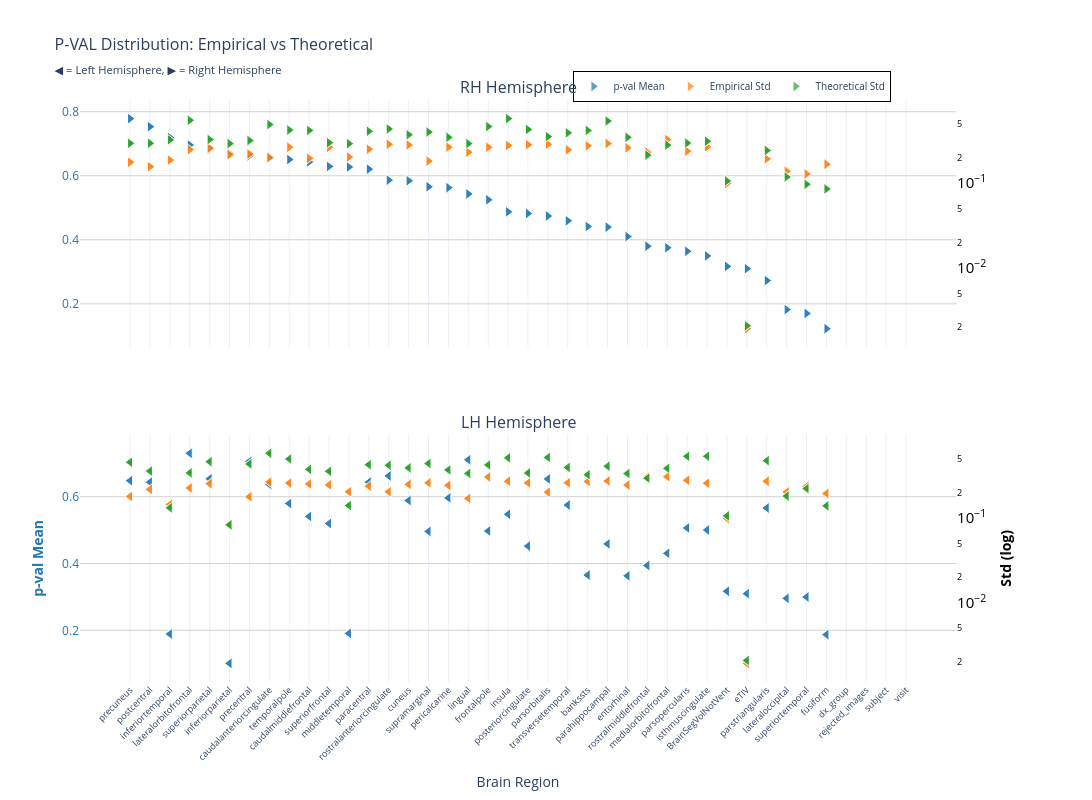
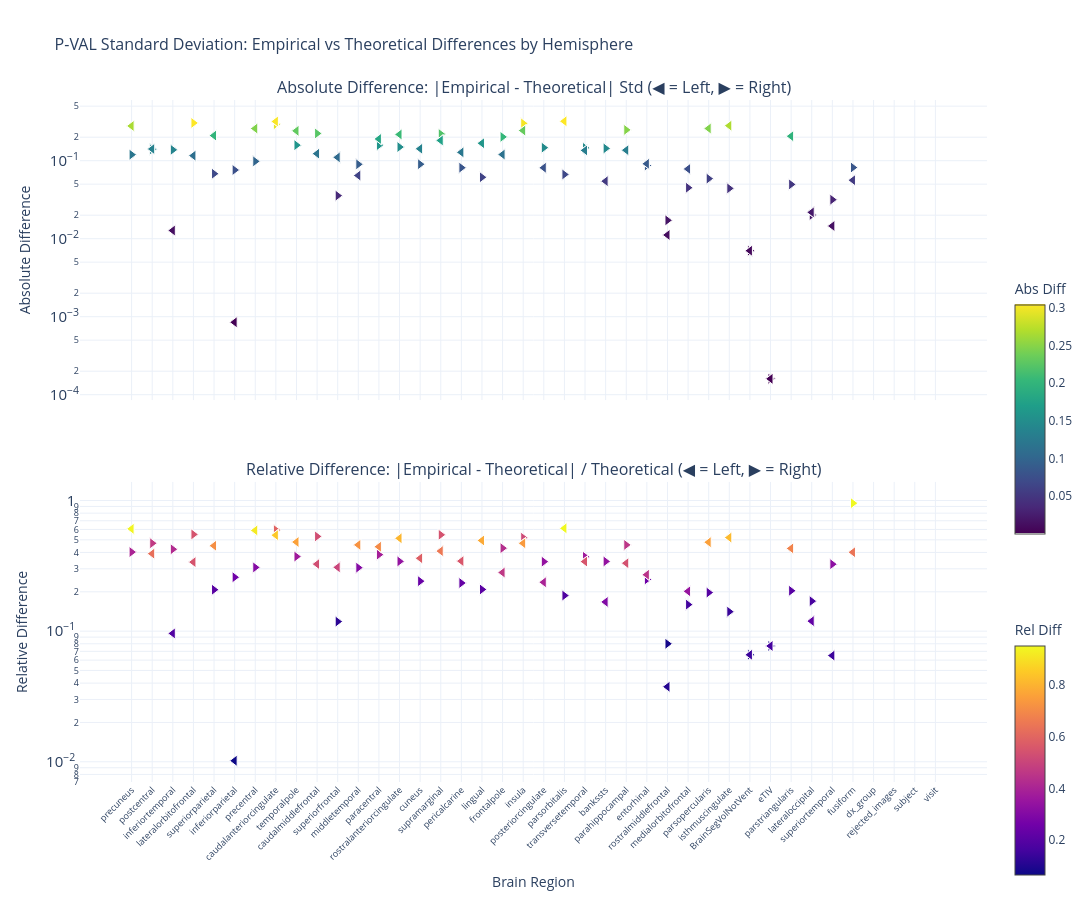

Here is the notebook cell these charts were saved with, in order:
### Markdown cell above
### p-value

### Code cell
nu_nav = df_npvr[(df_npvr["study"] == "longitudinal") & (df_npvr["group"] == "HC-PD")]
data_path = stats_dir / f"student_longitudinal_{METRIC}.parquet"
df, stats = get_test_stats(
    data_path, stat_functions_F, nu_nav, hemisphere=True, study="longitudinal"
)
show_figure(
    stats, hemisphere=True, stat_name="p-val", study="longitudinal", metric=METRIC
)

### Figure 1 — Plotly figure (JSON) as saved in the notebook; plotly's stock layout.template omitted (floating-point values rounded to 4 significant figures)
{"data": [{"hovertemplate": "<b>%{x}</b><br>Mean p-val: %{y:.2f}<br><extra></extra>", "legendgroup": "mean", "marker": {"color": "#1f77b4", "line": {"color": "white", "width": 1}, "opacity": 0.7, "size": 10, "symbol": "triangle-right"}, "mode": "markers", "name": "p-val Mean", "showlegend": true, "type": "scatter", "x": ["precuneus", "precuneus", "postcentral", "postcentral", "inferiortemporal", "inferiortemporal", "lateralorbitofrontal", "lateralorbitofrontal", "superiorparietal", "superiorparietal", "inferiorparietal", "inferiorparietal", "precentral", "precentral", "caudalanteriorcingulate", "caudalanteriorcingulate", "temporalpole", "temporalpole", "caudalmiddlefrontal", "caudalmiddlefrontal", "superiorfrontal", "superiorfrontal", "middletemporal", "middletemporal", "paracentral", "paracentral", "rostralanteriorcingulate", "rostralanteriorcingulate", "cuneus", "cuneus", "supramarginal", "supramarginal", "pericalcarine", "pericalcarine", "lingual", "lingual", "frontalpole", "frontalpole", "insula", "insula", "posteriorcingulate", "posteriorcingulate", "parsorbitalis", "parsorbitalis", "transversetemporal", "transversetemporal", "bankssts", "bankssts", "parahippocampal", "parahippocampal", "entorhinal", "entorhinal", "rostralmiddlefrontal", "rostralmiddlefrontal", "medialorbitofrontal", "medialorbitofrontal", "parsopercularis", "parsopercularis", "isthmuscingulate", "isthmuscingulate", "BrainSegVolNotVent", "BrainSegVolNotVent", "eTIV", "eTIV", "parstriangularis", "parstriangularis", "lateraloccipital", "lateraloccipital", "superiortemporal", "superiortemporal", "fusiform", "fusiform", "dx_group", "rejected_images", "subject", "visit"], "xaxis": "x", "y": [0.7785, 0.7785, 0.7534, 0.7534, 0.7197, 0.7197, 0.6961, 0.6961, 0.683, 0.683, 0.6699, 0.6699, 0.6625, 0.6625, 0.6591, 0.6591, 0.6507, 0.6507, 0.6434, 0.6434, 0.6291, 0.6291, 0.6272, 0.6272, 0.6207, 0.6207, 0.5862, 0.5862, 0.5844, 0.5844, 0.5655, 0.5655, 0.5628, 0.5628, 0.5432, 0.5432, 0.5249, 0.5249, 0.4874, 0.4874, 0.4821, 0.4821, 0.4743, 0.4743, 0.4592, 0.4592, 0.4415, 0.4415, 0.4396, 0.4396, 0.4102, 0.4102, 0.38, 0.38, 0.3752, 0.3752, 0.364, 0.364, 0.3496, 0.3496, 0.3169, 0.3169, 0.3098, 0.3098, 0.2726, 0.2726, 0.1819, 0.1819, 0.1699, 0.1699, 0.1222, 0.1222, NaN, NaN, NaN, NaN], "yaxis": "y"}, {"hovertemplate": "<b>%{x}</b><br>Empirical Std: %{y:.3f}<br><extra></extra>", "legendgroup": "empirical", "marker": {"color": "#ff7f0e", "line": {"color": "white", "width": 1}, "opacity": 0.7, "size": 10, "symbol": "triangle-right"}, "mode": "markers", "name": "Empirical Std", "showlegend": true, "type": "scatter", "x": ["precuneus", "precuneus", "postcentral", "postcentral", "inferiortemporal", "inferiortemporal", "lateralorbitofrontal", "lateralorbitofrontal", "superiorparietal", "superiorparietal", "inferiorparietal", "inferiorparietal", "precentral", "precentral", "caudalanteriorcingulate", "caudalanteriorcingulate", "temporalpole", "temporalpole", "caudalmiddlefrontal", "caudalmiddlefrontal", "superiorfrontal", "superiorfrontal", "middletemporal", "middletemporal", "paracentral", "paracentral", "rostralanteriorcingulate", "rostralanteriorcingulate", "cuneus", "cuneus", "supramarginal", "supramarginal", "pericalcarine", "pericalcarine", "lingual", "lingual", "frontalpole", "frontalpole", "insula", "insula", "posteriorcingulate", "posteriorcingulate", "parsorbitalis", "parsorbitalis", "transversetemporal", "transversetemporal", "bankssts", "bankssts", "parahippocampal", "parahippocampal", "entorhinal", "entorhinal", "rostralmiddlefrontal", "rostralmiddlefrontal", "medialorbitofrontal", "medialorbitofrontal", "parsopercularis", "parsopercularis", "isthmuscingulate", "isthmuscingulate", "BrainSegVolNotVent", "BrainSegVolNotVent", "eTIV", "eTIV", "parstriangularis", "parstriangularis", "lateraloccipital", "lateraloccipital", "superiortemporal", "superiortemporal", "fusiform", "fusiform", "dx_group", "rejected_images", "subject", "visit"], "xaxis": "x", "y": [0.1768, 0.1768, 0.157, 0.157, 0.1875, 0.1875, 0.2492, 0.2492, 0.2599, 0.2599, 0.2178, 0.2178, 0.221, 0.221, 0.2004, 0.2004, 0.2667, 0.2667, 0.1972, 0.1972, 0.2654, 0.2654, 0.2036, 0.2036, 0.2526, 0.2526, 0.2878, 0.2878, 0.2835, 0.2835, 0.1826, 0.1826, 0.2667, 0.2667, 0.2327, 0.2327, 0.2655, 0.2655, 0.2787, 0.2787, 0.2846, 0.2846, 0.289, 0.289, 0.2475, 0.2475, 0.2768, 0.2768, 0.2946, 0.2946, 0.2617, 0.2617, 0.232, 0.232, 0.3271, 0.3271, 0.2395, 0.2395, 0.2692, 0.2692, 0.09936, 0.09936, 0.001915, 0.001915, 0.1941, 0.1941, 0.1387, 0.1387, 0.1288, 0.1288, 0.1673, 0.1673, NaN, NaN, NaN, NaN], "yaxis": "y2"}, {"error_y": {"array": [0.005886, 0.005886, 0.005896, 0.005896, 0.006462, 0.006462, 0.01101, 0.01101, 0.006517, 0.006517, 0.005837, 0.005837, 0.00634, 0.00634, 0.009807, 0.009807, 0.008441, 0.008441, 0.008357, 0.008357, 0.005982, 0.005982, 0.005831, 0.005831, 0.008162, 0.008162, 0.008691, 0.008691, 0.007425, 0.007425, 0.007993, 0.007993, 0.006914, 0.006914, 0.005841, 0.005841, 0.009285, 0.009285, 0.01151, 0.01151, 0.008572, 0.008572, 0.007064, 0.007064, 0.00782, 0.00782, 0.008354, 0.008354, 0.01078, 0.01078, 0.006922, 0.006922, 0.004268, 0.004268, 0.005605, 0.005605, 0.005929, 0.005929, 0.006225, 0.006225, 0.002114, 0.002114, 4.122e-05, 4.122e-05, 0.004843, 0.004843, 0.002355, 0.002355, 0.001931, 0.001931, 0.001701, 0.001701, NaN, NaN, NaN, NaN], "arrayminus": [0.005769, 0.005769, 0.005779, 0.005779, 0.006333, 0.006333, 0.01079, 0.01079, 0.006388, 0.006388, 0.005721, 0.005721, 0.006214, 0.006214, 0.009612, 0.009612, 0.008273, 0.008273, 0.008191, 0.008191, 0.005863, 0.005863, 0.005715, 0.005715, 0.008, 0.008, 0.008519, 0.008519, 0.007277, 0.007277, 0.007834, 0.007834, 0.006777, 0.006777, 0.005725, 0.005725, 0.009101, 0.009101, 0.01128, 0.01128, 0.008402, 0.008402, 0.006924, 0.006924, 0.007665, 0.007665, 0.008189, 0.008189, 0.01057, 0.01057, 0.006785, 0.006785, 0.004184, 0.004184, 0.005494, 0.005494, 0.005812, 0.005812, 0.006102, 0.006102, 0.002072, 0.002072, 4.04e-05, 4.04e-05, 0.004747, 0.004747, 0.002309, 0.002309, 0.001893, 0.001893, 0.001668, 0.001668, NaN, NaN, NaN, NaN], "color": "#2ca02c", "thickness": 1, "type": "data", "visible": true, "width": 2}, "hovertemplate": "<b>%{x}</b><br>Theoretical Std: %{y:.3f}<br><extra></extra>", "legendgroup": "theoretical", "marker": {"color": "#2ca02c", "line": {"color": "white", "width": 1}, "opacity": 0.7, "size": 10, "symbol": "triangle-right"}, "mode": "markers", "name": "Theoretical Std", "showlegend": true, "type": "scatter", "x": ["precuneus", "precuneus", "postcentral", "postcentral", "inferiortemporal", "inferiortemporal", "lateralorbitofrontal", "lateralorbitofrontal", "superiorparietal", "superiorparietal", "inferiorparietal", "inferiorparietal", "precentral", "precentral", "caudalanteriorcingulate", "caudalanteriorcingulate", "temporalpole", "temporalpole", "caudalmiddlefrontal", "caudalmiddlefrontal", "superiorfrontal", "superiorfrontal", "middletemporal", "middletemporal", "paracentral", "paracentral", "rostralanteriorcingulate", "rostralanteriorcingulate", "cuneus", "cuneus", "supramarginal", "supramarginal", "pericalcarine", "pericalcarine", "lingual", "lingual", "frontalpole", "frontalpole", "insula", "insula", "posteriorcingulate", "posteriorcingulate", "parsorbitalis", "parsorbitalis", "transversetemporal", "transversetemporal", "bankssts", "bankssts", "parahippocampal", "parahippocampal", "entorhinal", "entorhinal", "rostralmiddlefrontal", "rostralmiddlefrontal", "medialorbitofrontal", "medialorbitofrontal", "parsopercularis", "parsopercularis", "isthmuscingulate", "isthmuscingulate", "BrainSegVolNotVent", "BrainSegVolNotVent", "eTIV", "eTIV", "parstriangularis", "parstriangularis", "lateraloccipital", "lateraloccipital", "superiortemporal", "superiortemporal", "fusiform", "fusiform", "dx_group", "rejected_images", "subject", "visit"], "xaxis": "x", "y": [0.2962, 0.2962, 0.2967, 0.2967, 0.3252, 0.3252, 0.5539, 0.5539, 0.328, 0.328, 0.2938, 0.2938, 0.3191, 0.3191, 0.4936, 0.4936, 0.4248, 0.4248, 0.4206, 0.4206, 0.3011, 0.3011, 0.2935, 0.2935, 0.4108, 0.4108, 0.4374, 0.4374, 0.3737, 0.3737, 0.4023, 0.4023, 0.348, 0.348, 0.294, 0.294, 0.4673, 0.4673, 0.5794, 0.5794, 0.4314, 0.4314, 0.3555, 0.3555, 0.3936, 0.3936, 0.4205, 0.4205, 0.5426, 0.5426, 0.3484, 0.3484, 0.2148, 0.2148, 0.2821, 0.2821, 0.2984, 0.2984, 0.3133, 0.3133, 0.1064, 0.1064, 0.002075, 0.002075, 0.2437, 0.2437, 0.1185, 0.1185, 0.09719, 0.09719, 0.08563, 0.08563, NaN, NaN, NaN, NaN], "yaxis": "y2"}, {"hovertemplate": "<b>%{x}</b><br>Mean p-val: %{y:.2f}<br><extra></extra>", "legendgroup": "mean", "marker": {"color": "#1f77b4", "line": {"color": "white", "width": 1}, "opacity": 0.7, "size": 10, "symbol": "triangle-left"}, "mode": "markers", "name": "p-val Mean", "showlegend": false, "type": "scatter", "x": ["lateralorbitofrontal", "lateralorbitofrontal", "lingual", "lingual", "precentral", "precentral", "rostralanteriorcingulate", "rostralanteriorcingulate", "superiorparietal", "superiorparietal", "parsorbitalis", "parsorbitalis", "precuneus", "precuneus", "postcentral", "postcentral", "paracentral", "paracentral", "caudalanteriorcingulate", "caudalanteriorcingulate", "pericalcarine", "pericalcarine", "cuneus", "cuneus", "temporalpole", "temporalpole", "transversetemporal", "transversetemporal", "parstriangularis", "parstriangularis", "insula", "insula", "caudalmiddlefrontal", "caudalmiddlefrontal", "superiorfrontal", "superiorfrontal", "parsopercularis", "parsopercularis", "isthmuscingulate", "isthmuscingulate", "frontalpole", "frontalpole", "supramarginal", "supramarginal", "parahippocampal", "parahippocampal", "posteriorcingulate", "posteriorcingulate", "medialorbitofrontal", "medialorbitofrontal", "rostralmiddlefrontal", "rostralmiddlefrontal", "bankssts", "bankssts", "entorhinal", "entorhinal", "BrainSegVolNotVent", "BrainSegVolNotVent", "eTIV", "eTIV", "superiortemporal", "superiortemporal", "lateraloccipital", "lateraloccipital", "middletemporal", "middletemporal", "inferiortemporal", "inferiortemporal", "fusiform", "fusiform", "inferiorparietal", "inferiorparietal", "dx_group", "rejected_images", "subject", "visit"], "xaxis": "x2", "y": [0.7299, 0.7299, 0.7103, 0.7103, 0.7058, 0.7058, 0.6622, 0.6622, 0.6534, 0.6534, 0.6531, 0.6531, 0.6479, 0.6479, 0.6435, 0.6435, 0.6435, 0.6435, 0.6367, 0.6367, 0.5962, 0.5962, 0.5886, 0.5886, 0.5796, 0.5796, 0.575, 0.575, 0.566, 0.566, 0.5473, 0.5473, 0.5408, 0.5408, 0.5198, 0.5198, 0.5064, 0.5064, 0.5003, 0.5003, 0.4973, 0.4973, 0.496, 0.496, 0.4586, 0.4586, 0.4521, 0.4521, 0.4304, 0.4304, 0.3939, 0.3939, 0.3653, 0.3653, 0.363, 0.363, 0.3169, 0.3169, 0.3098, 0.3098, 0.2999, 0.2999, 0.2957, 0.2957, 0.1909, 0.1909, 0.1889, 0.1889, 0.1872, 0.1872, 0.1011, 0.1011, NaN, NaN, NaN, NaN], "yaxis": "y3"}, {"hovertemplate": "<b>%{x}</b><br>Empirical Std: %{y:.3f}<br><extra></extra>", "legendgroup": "empirical", "marker": {"color": "#ff7f0e", "line": {"color": "white", "width": 1}, "opacity": 0.7, "size": 10, "symbol": "triangle-left"}, "mode": "markers", "name": "Empirical Std", "showlegend": false, "type": "scatter", "x": ["lateralorbitofrontal", "lateralorbitofrontal", "lingual", "lingual", "precentral", "precentral", "rostralanteriorcingulate", "rostralanteriorcingulate", "superiorparietal", "superiorparietal", "parsorbitalis", "parsorbitalis", "precuneus", "precuneus", "postcentral", "postcentral", "paracentral", "paracentral", "caudalanteriorcingulate", "caudalanteriorcingulate", "pericalcarine", "pericalcarine", "cuneus", "cuneus", "temporalpole", "temporalpole", "transversetemporal", "transversetemporal", "parstriangularis", "parstriangularis", "insula", "insula", "caudalmiddlefrontal", "caudalmiddlefrontal", "superiorfrontal", "superiorfrontal", "parsopercularis", "parsopercularis", "isthmuscingulate", "isthmuscingulate", "frontalpole", "frontalpole", "supramarginal", "supramarginal", "parahippocampal", "parahippocampal", "posteriorcingulate", "posteriorcingulate", "medialorbitofrontal", "medialorbitofrontal", "rostralmiddlefrontal", "rostralmiddlefrontal", "bankssts", "bankssts", "entorhinal", "entorhinal", "BrainSegVolNotVent", "BrainSegVolNotVent", "eTIV", "eTIV", "superiortemporal", "superiortemporal", "lateraloccipital", "lateraloccipital", "middletemporal", "middletemporal", "inferiortemporal", "inferiortemporal", "fusiform", "fusiform", "inferiorparietal", "inferiorparietal", "dx_group", "rejected_images", "subject", "visit"], "xaxis": "x2", "y": [0.2275, 0.2275, 0.1712, 0.1712, 0.1792, 0.1792, 0.2053, 0.2053, 0.2559, 0.2559, 0.2028, 0.2028, 0.1806, 0.1806, 0.2193, 0.2193, 0.2391, 0.2391, 0.2677, 0.2677, 0.2443, 0.2443, 0.2513, 0.2513, 0.26, 0.26, 0.2623, 0.2623, 0.2732, 0.2732, 0.2738, 0.2738, 0.2545, 0.2545, 0.2481, 0.2481, 0.2806, 0.2806, 0.2592, 0.2592, 0.3069, 0.3069, 0.2617, 0.2617, 0.2752, 0.2752, 0.2615, 0.2615, 0.3099, 0.3099, 0.3086, 0.3086, 0.2718, 0.2718, 0.2464, 0.2464, 0.09936, 0.09936, 0.001915, 0.001915, 0.2384, 0.2384, 0.2041, 0.2041, 0.2057, 0.2057, 0.1453, 0.1453, 0.1961, 0.1961, 0.08414, 0.08414, NaN, NaN, NaN, NaN], "yaxis": "y4"}, {"error_y": {"array": [0.006825, 0.006825, 0.006727, 0.006727, 0.008692, 0.008692, 0.008388, 0.008388, 0.009253, 0.009253, 0.01039, 0.01039, 0.009125, 0.009125, 0.007165, 0.007165, 0.008526, 0.008526, 0.01164, 0.01164, 0.007397, 0.007397, 0.007818, 0.007818, 0.009959, 0.009959, 0.007906, 0.007906, 0.009521, 0.009521, 0.01027, 0.01027, 0.007502, 0.007502, 0.007122, 0.007122, 0.01071, 0.01071, 0.01074, 0.01074, 0.008481, 0.008481, 0.008814, 0.008814, 0.008179, 0.008179, 0.006807, 0.006807, 0.007715, 0.007715, 0.00591, 0.00591, 0.006487, 0.006487, 0.006709, 0.006709, 0.002114, 0.002114, 4.122e-05, 4.122e-05, 0.004447, 0.004447, 0.003623, 0.003623, 0.002804, 0.002804, 0.002634, 0.002634, 0.00278, 0.00278, 0.001655, 0.001655, NaN, NaN, NaN, NaN], "arrayminus": [0.00669, 0.00669, 0.006594, 0.006594, 0.00852, 0.00852, 0.008222, 0.008222, 0.00907, 0.00907, 0.01019, 0.01019, 0.008944, 0.008944, 0.007023, 0.007023, 0.008357, 0.008357, 0.01141, 0.01141, 0.00725, 0.00725, 0.007663, 0.007663, 0.009762, 0.009762, 0.007749, 0.007749, 0.009332, 0.009332, 0.01007, 0.01007, 0.007353, 0.007353, 0.00698, 0.00698, 0.0105, 0.0105, 0.01052, 0.01052, 0.008312, 0.008312, 0.008639, 0.008639, 0.008016, 0.008016, 0.006672, 0.006672, 0.007562, 0.007562, 0.005792, 0.005792, 0.006358, 0.006358, 0.006576, 0.006576, 0.002072, 0.002072, 4.04e-05, 4.04e-05, 0.004359, 0.004359, 0.003551, 0.003551, 0.002749, 0.002749, 0.002581, 0.002581, 0.002725, 0.002725, 0.001622, 0.001622, NaN, NaN, NaN, NaN], "color": "#2ca02c", "thickness": 1, "type": "data", "visible": true, "width": 2}, "hovertemplate": "<b>%{x}</b><br>Theoretical Std: %{y:.3f}<br><extra></extra>", "legendgroup": "theoretical", "marker": {"color": "#2ca02c", "line": {"color": "white", "width": 1}, "opacity": 0.7, "size": 10, "symbol": "triangle-left"}, "mode": "markers", "name": "Theoretical Std", "showlegend": false, "type": "scatter", "x": ["lateralorbitofrontal", "lateralorbitofrontal", "lingual", "lingual", "precentral", "precentral", "rostralanteriorcingulate", "rostralanteriorcingulate", "superiorparietal", "superiorparietal", "parsorbitalis", "parsorbitalis", "precuneus", "precuneus", "postcentral", "postcentral", "paracentral", "paracentral", "caudalanteriorcingulate", "caudalanteriorcingulate", "pericalcarine", "pericalcarine", "cuneus", "cuneus", "temporalpole", "temporalpole", "transversetemporal", "transversetemporal", "parstriangularis", "parstriangularis", "insula", "insula", "caudalmiddlefrontal", "caudalmiddlefrontal", "superiorfrontal", "superiorfrontal", "parsopercularis", "parsopercularis", "isthmuscingulate", "isthmuscingulate", "frontalpole", "frontalpole", "supramarginal", "supramarginal", "parahippocampal", "parahippocampal", "posteriorcingulate", "posteriorcingulate", "medialorbitofrontal", "medialorbitofrontal", "rostralmiddlefrontal", "rostralmiddlefrontal", "bankssts", "bankssts", "entorhinal", "entorhinal", "BrainSegVolNotVent", "BrainSegVolNotVent", "eTIV", "eTIV", "superiortemporal", "superiortemporal", "lateraloccipital", "lateraloccipital", "middletemporal", "middletemporal", "inferiortemporal", "inferiortemporal", "fusiform", "fusiform", "inferiorparietal", "inferiorparietal", "dx_group", "rejected_images", "subject", "visit"], "xaxis": "x2", "y": [0.3435, 0.3435, 0.3386, 0.3386, 0.4375, 0.4375, 0.4222, 0.4222, 0.4657, 0.4657, 0.523, 0.523, 0.4592, 0.4592, 0.3606, 0.3606, 0.4291, 0.4291, 0.5859, 0.5859, 0.3723, 0.3723, 0.3935, 0.3935, 0.5012, 0.5012, 0.3979, 0.3979, 0.4792, 0.4792, 0.517, 0.517, 0.3775, 0.3775, 0.3584, 0.3584, 0.5392, 0.5392, 0.5404, 0.5404, 0.4268, 0.4268, 0.4436, 0.4436, 0.4116, 0.4116, 0.3426, 0.3426, 0.3883, 0.3883, 0.2974, 0.2974, 0.3265, 0.3265, 0.3376, 0.3376, 0.1064, 0.1064, 0.002075, 0.002075, 0.2238, 0.2238, 0.1823, 0.1823, 0.1411, 0.1411, 0.1325, 0.1325, 0.1399, 0.1399, 0.08329, 0.08329, NaN, NaN, NaN, NaN], "yaxis": "y4"}], "layout": {"annotations": [{"font": {"size": 16}, "showarrow": false, "text": "RH Hemisphere", "x": 0.47, "xanchor": "center", "xref": "paper", "y": 1, "yanchor": "bottom", "yref": "paper"}, {"font": {"size": 16}, "showarrow": false, "text": "LH Hemisphere", "x": 0.47, "xanchor": "center", "xref": "paper", "y": 0.425, "yanchor": "bottom", "yref": "paper"}], "height": 800, "hovermode": "x", "legend": {"bgcolor": "rgba(255, 255, 255, 0.9)", "bordercolor": "black", "borderwidth": 1, "font": {"size": 10}, "orientation": "h", "x": 0.7, "xanchor": "center", "y": 1.05}, "title": {"font": {"size": 16}, "text": "P-VAL Distribution: Empirical vs Theoretical<br><sub>◀ = Left Hemisphere, ▶ = Right Hemisphere</sub>"}, "width": 1400, "xaxis": {"anchor": "y", "domain": [0, 0.94], "matches": "x2", "showticklabels": false}, "xaxis2": {"anchor": "y3", "domain": [0, 0.94], "tickangle": -45, "tickfont": {"size": 9}, "title": {"text": "Brain Region"}}, "yaxis": {"anchor": "x", "domain": [0.575, 1], "gridcolor": "lightgray", "showgrid": true, "tickfont": {"color": "#1f77b4"}, "title": {"font": {"color": "#1f77b4"}, "text": ""}}, "yaxis2": {"anchor": "x", "exponentformat": "power", "overlaying": "y", "showgrid": false, "side": "right", "tickfont": {"color": "black"}, "title": {"font": {"color": "black"}, "text": ""}, "type": "log"}, "yaxis3": {"anchor": "x2", "domain": [0, 0.425], "gridcolor": "lightgray", "showgrid": true, "tickfont": {"color": "#1f77b4"}, "title": {"font": {"color": "#1f77b4"}, "text": "<b>p-val Mean</b>"}}, "yaxis4": {"anchor": "x2", "exponentformat": "power", "overlaying": "y3", "showgrid": false, "side": "right", "tickfont": {"color": "black"}, "title": {"font": {"color": "black"}, "text": "<b>Std (log)</b>"}, "type": "log"}}}

### Figure 2 — Plotly figure (JSON) as saved in the notebook; plotly's stock layout.template omitted (floating-point values rounded to 4 significant figures)
{"data": [{"hovertemplate": "<b>%{x}</b><br>Hemisphere: %{text}<br>Abs Diff: %{y:.4f}<br><extra></extra>", "legendgroup": "abs_rh", "marker": {"color": [0.1194, 0.1194, 0.1397, 0.1397, 0.1377, 0.1377, 0.3047, 0.3047, 0.06806, 0.06806, 0.07595, 0.07595, 0.09809, 0.09809, 0.2932, 0.2932, 0.1581, 0.1581, 0.2234, 0.2234, 0.03563, 0.03563, 0.08984, 0.08984, 0.1582, 0.1582, 0.1496, 0.1496, 0.09015, 0.09015, 0.2197, 0.2197, 0.0813, 0.0813, 0.06128, 0.06128, 0.2018, 0.2018, 0.3007, 0.3007, 0.1468, 0.1468, 0.06659, 0.06659, 0.1461, 0.1461, 0.1437, 0.1437, 0.2481, 0.2481, 0.08671, 0.08671, 0.01719, 0.01719, 0.04501, 0.04501, 0.05888, 0.05888, 0.04415, 0.04415, 0.007009, 0.007009, 0.0001597, 0.0001597, 0.04964, 0.04964, 0.02012, 0.02012, 0.03164, 0.03164, 0.0817, 0.0817, NaN, NaN, NaN, NaN], "colorbar": {"len": 0.4, "title": {"text": "Abs Diff"}, "y": 0.75, "yanchor": "top"}, "colorscale": [[0, "#440154"], [0.1111, "#482878"], [0.2222, "#3e4989"], [0.3333, "#31688e"], [0.4444, "#26828e"], [0.5556, "#1f9e89"], [0.6667, "#35b779"], [0.7778, "#6ece58"], [0.8889, "#b5de2b"], [1, "#fde725"]], "line": {"color": "white", "width": 1}, "showscale": true, "size": 10, "symbol": "triangle-right"}, "mode": "markers", "name": "Absolute (rh)", "showlegend": false, "text": ["rh", "rh", "rh", "rh", "rh", "rh", "rh", "rh", "rh", "rh", "rh", "rh", "rh", "rh", "rh", "rh", "rh", "rh", "rh", "rh", "rh", "rh", "rh", "rh", "rh", "rh", "rh", "rh", "rh", "rh", "rh", "rh", "rh", "rh", "rh", "rh", "rh", "rh", "rh", "rh", "rh", "rh", "rh", "rh", "rh", "rh", "rh", "rh", "rh", "rh", "rh", "rh", "rh", "rh", "rh", "rh", "rh", "rh", "rh", "rh", "rh", "rh", "rh", "rh", "rh", "rh", "rh", "rh", "rh", "rh", "rh", "rh", "rh", "rh", "rh", "rh"], "type": "scatter", "x": ["precuneus", "precuneus", "postcentral", "postcentral", "inferiortemporal", "inferiortemporal", "lateralorbitofrontal", "lateralorbitofrontal", "superiorparietal", "superiorparietal", "inferiorparietal", "inferiorparietal", "precentral", "precentral", "caudalanteriorcingulate", "caudalanteriorcingulate", "temporalpole", "temporalpole", "caudalmiddlefrontal", "caudalmiddlefrontal", "superiorfrontal", "superiorfrontal", "middletemporal", "middletemporal", "paracentral", "paracentral", "rostralanteriorcingulate", "rostralanteriorcingulate", "cuneus", "cuneus", "supramarginal", "supramarginal", "pericalcarine", "pericalcarine", "lingual", "lingual", "frontalpole", "frontalpole", "insula", "insula", "posteriorcingulate", "posteriorcingulate", "parsorbitalis", "parsorbitalis", "transversetemporal", "transversetemporal", "bankssts", "bankssts", "parahippocampal", "parahippocampal", "entorhinal", "entorhinal", "rostralmiddlefrontal", "rostralmiddlefrontal", "medialorbitofrontal", "medialorbitofrontal", "parsopercularis", "parsopercularis", "isthmuscingulate", "isthmuscingulate", "BrainSegVolNotVent", "BrainSegVolNotVent", "eTIV", "eTIV", "parstriangularis", "parstriangularis", "lateraloccipital", "lateraloccipital", "superiortemporal", "superiortemporal", "fusiform", "fusiform", "dx_group", "rejected_images", "subject", "visit"], "xaxis": "x", "y": [0.1194, 0.1194, 0.1397, 0.1397, 0.1377, 0.1377, 0.3047, 0.3047, 0.06806, 0.06806, 0.07595, 0.07595, 0.09809, 0.09809, 0.2932, 0.2932, 0.1581, 0.1581, 0.2234, 0.2234, 0.03563, 0.03563, 0.08984, 0.08984, 0.1582, 0.1582, 0.1496, 0.1496, 0.09015, 0.09015, 0.2197, 0.2197, 0.0813, 0.0813, 0.06128, 0.06128, 0.2018, 0.2018, 0.3007, 0.3007, 0.1468, 0.1468, 0.06659, 0.06659, 0.1461, 0.1461, 0.1437, 0.1437, 0.2481, 0.2481, 0.08671, 0.08671, 0.01719, 0.01719, 0.04501, 0.04501, 0.05888, 0.05888, 0.04415, 0.04415, 0.007009, 0.007009, 0.0001597, 0.0001597, 0.04964, 0.04964, 0.02012, 0.02012, 0.03164, 0.03164, 0.0817, 0.0817, NaN, NaN, NaN, NaN], "yaxis": "y"}, {"hovertemplate": "<b>%{x}</b><br>Hemisphere: %{text}<br>Rel Diff: %{y:.2%}<br><extra></extra>", "legendgroup": "rel_rh", "marker": {"color": [0.4031, 0.4031, 0.4707, 0.4707, 0.4234, 0.4234, 0.5502, 0.5502, 0.2075, 0.2075, 0.2586, 0.2586, 0.3074, 0.3074, 0.594, 0.594, 0.3723, 0.3723, 0.5311, 0.5311, 0.1183, 0.1183, 0.3061, 0.3061, 0.3851, 0.3851, 0.342, 0.342, 0.2413, 0.2413, 0.5461, 0.5461, 0.2336, 0.2336, 0.2085, 0.2085, 0.4318, 0.4318, 0.519, 0.519, 0.3403, 0.3403, 0.1873, 0.1873, 0.3711, 0.3711, 0.3417, 0.3417, 0.4571, 0.4571, 0.2489, 0.2489, 0.08, 0.08, 0.1596, 0.1596, 0.1973, 0.1973, 0.1409, 0.1409, 0.06589, 0.06589, 0.07699, 0.07699, 0.2037, 0.2037, 0.1697, 0.1697, 0.3255, 0.3255, 0.9541, 0.9541, NaN, NaN, NaN, NaN], "colorbar": {"len": 0.4, "title": {"text": "Rel Diff"}, "y": 0.25, "yanchor": "top"}, "colorscale": [[0, "#0d0887"], [0.1111, "#46039f"], [0.2222, "#7201a8"], [0.3333, "#9c179e"], [0.4444, "#bd3786"], [0.5556, "#d8576b"], [0.6667, "#ed7953"], [0.7778, "#fb9f3a"], [0.8889, "#fdca26"], [1, "#f0f921"]], "line": {"color": "white", "width": 1}, "showscale": true, "size": 10, "symbol": "triangle-right"}, "mode": "markers", "name": "Relative (rh)", "showlegend": false, "text": ["rh", "rh", "rh", "rh", "rh", "rh", "rh", "rh", "rh", "rh", "rh", "rh", "rh", "rh", "rh", "rh", "rh", "rh", "rh", "rh", "rh", "rh", "rh", "rh", "rh", "rh", "rh", "rh", "rh", "rh", "rh", "rh", "rh", "rh", "rh", "rh", "rh", "rh", "rh", "rh", "rh", "rh", "rh", "rh", "rh", "rh", "rh", "rh", "rh", "rh", "rh", "rh", "rh", "rh", "rh", "rh", "rh", "rh", "rh", "rh", "rh", "rh", "rh", "rh", "rh", "rh", "rh", "rh", "rh", "rh", "rh", "rh", "rh", "rh", "rh", "rh"], "type": "scatter", "x": ["precuneus", "precuneus", "postcentral", "postcentral", "inferiortemporal", "inferiortemporal", "lateralorbitofrontal", "lateralorbitofrontal", "superiorparietal", "superiorparietal", "inferiorparietal", "inferiorparietal", "precentral", "precentral", "caudalanteriorcingulate", "caudalanteriorcingulate", "temporalpole", "temporalpole", "caudalmiddlefrontal", "caudalmiddlefrontal", "superiorfrontal", "superiorfrontal", "middletemporal", "middletemporal", "paracentral", "paracentral", "rostralanteriorcingulate", "rostralanteriorcingulate", "cuneus", "cuneus", "supramarginal", "supramarginal", "pericalcarine", "pericalcarine", "lingual", "lingual", "frontalpole", "frontalpole", "insula", "insula", "posteriorcingulate", "posteriorcingulate", "parsorbitalis", "parsorbitalis", "transversetemporal", "transversetemporal", "bankssts", "bankssts", "parahippocampal", "parahippocampal", "entorhinal", "entorhinal", "rostralmiddlefrontal", "rostralmiddlefrontal", "medialorbitofrontal", "medialorbitofrontal", "parsopercularis", "parsopercularis", "isthmuscingulate", "isthmuscingulate", "BrainSegVolNotVent", "BrainSegVolNotVent", "eTIV", "eTIV", "parstriangularis", "parstriangularis", "lateraloccipital", "lateraloccipital", "superiortemporal", "superiortemporal", "fusiform", "fusiform", "dx_group", "rejected_images", "subject", "visit"], "xaxis": "x2", "y": [0.4031, 0.4031, 0.4707, 0.4707, 0.4234, 0.4234, 0.5502, 0.5502, 0.2075, 0.2075, 0.2586, 0.2586, 0.3074, 0.3074, 0.594, 0.594, 0.3723, 0.3723, 0.5311, 0.5311, 0.1183, 0.1183, 0.3061, 0.3061, 0.3851, 0.3851, 0.342, 0.342, 0.2413, 0.2413, 0.5461, 0.5461, 0.2336, 0.2336, 0.2085, 0.2085, 0.4318, 0.4318, 0.519, 0.519, 0.3403, 0.3403, 0.1873, 0.1873, 0.3711, 0.3711, 0.3417, 0.3417, 0.4571, 0.4571, 0.2489, 0.2489, 0.08, 0.08, 0.1596, 0.1596, 0.1973, 0.1973, 0.1409, 0.1409, 0.06589, 0.06589, 0.07699, 0.07699, 0.2037, 0.2037, 0.1697, 0.1697, 0.3255, 0.3255, 0.9541, 0.9541, NaN, NaN, NaN, NaN], "yaxis": "y2"}, {"hovertemplate": "<b>%{x}</b><br>Hemisphere: %{text}<br>Abs Diff: %{y:.4f}<br><extra></extra>", "legendgroup": "abs_lh", "marker": {"color": [0.116, 0.116, 0.1674, 0.1674, 0.2583, 0.2583, 0.2169, 0.2169, 0.2098, 0.2098, 0.3203, 0.3203, 0.2786, 0.2786, 0.1413, 0.1413, 0.19, 0.19, 0.3181, 0.3181, 0.1279, 0.1279, 0.1421, 0.1421, 0.2412, 0.2412, 0.1356, 0.1356, 0.206, 0.206, 0.2433, 0.2433, 0.1231, 0.1231, 0.1103, 0.1103, 0.2586, 0.2586, 0.2811, 0.2811, 0.12, 0.12, 0.1818, 0.1818, 0.1364, 0.1364, 0.0811, 0.0811, 0.07834, 0.07834, 0.01115, 0.01115, 0.05463, 0.05463, 0.09123, 0.09123, 0.007009, 0.007009, 0.0001597, 0.0001597, 0.01455, 0.01455, 0.02176, 0.02176, 0.06455, 0.06455, 0.01273, 0.01273, 0.05621, 0.05621, 0.000848, 0.000848, NaN, NaN, NaN, NaN], "colorbar": {"len": 0.4, "title": {"text": "Abs Diff"}, "y": 0.75, "yanchor": "top"}, "colorscale": [[0, "#440154"], [0.1111, "#482878"], [0.2222, "#3e4989"], [0.3333, "#31688e"], [0.4444, "#26828e"], [0.5556, "#1f9e89"], [0.6667, "#35b779"], [0.7778, "#6ece58"], [0.8889, "#b5de2b"], [1, "#fde725"]], "line": {"color": "white", "width": 1}, "showscale": false, "size": 10, "symbol": "triangle-left"}, "mode": "markers", "name": "Absolute (lh)", "showlegend": false, "text": ["lh", "lh", "lh", "lh", "lh", "lh", "lh", "lh", "lh", "lh", "lh", "lh", "lh", "lh", "lh", "lh", "lh", "lh", "lh", "lh", "lh", "lh", "lh", "lh", "lh", "lh", "lh", "lh", "lh", "lh", "lh", "lh", "lh", "lh", "lh", "lh", "lh", "lh", "lh", "lh", "lh", "lh", "lh", "lh", "lh", "lh", "lh", "lh", "lh", "lh", "lh", "lh", "lh", "lh", "lh", "lh", "lh", "lh", "lh", "lh", "lh", "lh", "lh", "lh", "lh", "lh", "lh", "lh", "lh", "lh", "lh", "lh", "lh", "lh", "lh", "lh"], "type": "scatter", "x": ["lateralorbitofrontal", "lateralorbitofrontal", "lingual", "lingual", "precentral", "precentral", "rostralanteriorcingulate", "rostralanteriorcingulate", "superiorparietal", "superiorparietal", "parsorbitalis", "parsorbitalis", "precuneus", "precuneus", "postcentral", "postcentral", "paracentral", "paracentral", "caudalanteriorcingulate", "caudalanteriorcingulate", "pericalcarine", "pericalcarine", "cuneus", "cuneus", "temporalpole", "temporalpole", "transversetemporal", "transversetemporal", "parstriangularis", "parstriangularis", "insula", "insula", "caudalmiddlefrontal", "caudalmiddlefrontal", "superiorfrontal", "superiorfrontal", "parsopercularis", "parsopercularis", "isthmuscingulate", "isthmuscingulate", "frontalpole", "frontalpole", "supramarginal", "supramarginal", "parahippocampal", "parahippocampal", "posteriorcingulate", "posteriorcingulate", "medialorbitofrontal", "medialorbitofrontal", "rostralmiddlefrontal", "rostralmiddlefrontal", "bankssts", "bankssts", "entorhinal", "entorhinal", "BrainSegVolNotVent", "BrainSegVolNotVent", "eTIV", "eTIV", "superiortemporal", "superiortemporal", "lateraloccipital", "lateraloccipital", "middletemporal", "middletemporal", "inferiortemporal", "inferiortemporal", "fusiform", "fusiform", "inferiorparietal", "inferiorparietal", "dx_group", "rejected_images", "subject", "visit"], "xaxis": "x", "y": [0.116, 0.116, 0.1674, 0.1674, 0.2583, 0.2583, 0.2169, 0.2169, 0.2098, 0.2098, 0.3203, 0.3203, 0.2786, 0.2786, 0.1413, 0.1413, 0.19, 0.19, 0.3181, 0.3181, 0.1279, 0.1279, 0.1421, 0.1421, 0.2412, 0.2412, 0.1356, 0.1356, 0.206, 0.206, 0.2433, 0.2433, 0.1231, 0.1231, 0.1103, 0.1103, 0.2586, 0.2586, 0.2811, 0.2811, 0.12, 0.12, 0.1818, 0.1818, 0.1364, 0.1364, 0.0811, 0.0811, 0.07834, 0.07834, 0.01115, 0.01115, 0.05463, 0.05463, 0.09123, 0.09123, 0.007009, 0.007009, 0.0001597, 0.0001597, 0.01455, 0.01455, 0.02176, 0.02176, 0.06455, 0.06455, 0.01273, 0.01273, 0.05621, 0.05621, 0.000848, 0.000848, NaN, NaN, NaN, NaN], "yaxis": "y"}, {"hovertemplate": "<b>%{x}</b><br>Hemisphere: %{text}<br>Rel Diff: %{y:.2%}<br><extra></extra>", "legendgroup": "rel_lh", "marker": {"color": [0.3377, 0.3377, 0.4944, 0.4944, 0.5905, 0.5905, 0.5137, 0.5137, 0.4506, 0.4506, 0.6124, 0.6124, 0.6067, 0.6067, 0.3917, 0.3917, 0.4427, 0.4427, 0.543, 0.543, 0.3436, 0.3436, 0.3612, 0.3612, 0.4812, 0.4812, 0.3407, 0.3407, 0.4299, 0.4299, 0.4705, 0.4705, 0.3259, 0.3259, 0.3078, 0.3078, 0.4796, 0.4796, 0.5202, 0.5202, 0.2811, 0.2811, 0.4099, 0.4099, 0.3314, 0.3314, 0.2367, 0.2367, 0.2018, 0.2018, 0.0375, 0.0375, 0.1673, 0.1673, 0.2702, 0.2702, 0.06589, 0.06589, 0.07699, 0.07699, 0.065, 0.065, 0.1193, 0.1193, 0.4573, 0.4573, 0.09605, 0.09605, 0.4018, 0.4018, 0.01018, 0.01018, NaN, NaN, NaN, NaN], "colorbar": {"len": 0.4, "title": {"text": "Rel Diff"}, "y": 0.25, "yanchor": "top"}, "colorscale": [[0, "#0d0887"], [0.1111, "#46039f"], [0.2222, "#7201a8"], [0.3333, "#9c179e"], [0.4444, "#bd3786"], [0.5556, "#d8576b"], [0.6667, "#ed7953"], [0.7778, "#fb9f3a"], [0.8889, "#fdca26"], [1, "#f0f921"]], "line": {"color": "white", "width": 1}, "showscale": false, "size": 10, "symbol": "triangle-left"}, "mode": "markers", "name": "Relative (lh)", "showlegend": false, "text": ["lh", "lh", "lh", "lh", "lh", "lh", "lh", "lh", "lh", "lh", "lh", "lh", "lh", "lh", "lh", "lh", "lh", "lh", "lh", "lh", "lh", "lh", "lh", "lh", "lh", "lh", "lh", "lh", "lh", "lh", "lh", "lh", "lh", "lh", "lh", "lh", "lh", "lh", "lh", "lh", "lh", "lh", "lh", "lh", "lh", "lh", "lh", "lh", "lh", "lh", "lh", "lh", "lh", "lh", "lh", "lh", "lh", "lh", "lh", "lh", "lh", "lh", "lh", "lh", "lh", "lh", "lh", "lh", "lh", "lh", "lh", "lh", "lh", "lh", "lh", "lh"], "type": "scatter", "x": ["lateralorbitofrontal", "lateralorbitofrontal", "lingual", "lingual", "precentral", "precentral", "rostralanteriorcingulate", "rostralanteriorcingulate", "superiorparietal", "superiorparietal", "parsorbitalis", "parsorbitalis", "precuneus", "precuneus", "postcentral", "postcentral", "paracentral", "paracentral", "caudalanteriorcingulate", "caudalanteriorcingulate", "pericalcarine", "pericalcarine", "cuneus", "cuneus", "temporalpole", "temporalpole", "transversetemporal", "transversetemporal", "parstriangularis", "parstriangularis", "insula", "insula", "caudalmiddlefrontal", "caudalmiddlefrontal", "superiorfrontal", "superiorfrontal", "parsopercularis", "parsopercularis", "isthmuscingulate", "isthmuscingulate", "frontalpole", "frontalpole", "supramarginal", "supramarginal", "parahippocampal", "parahippocampal", "posteriorcingulate", "posteriorcingulate", "medialorbitofrontal", "medialorbitofrontal", "rostralmiddlefrontal", "rostralmiddlefrontal", "bankssts", "bankssts", "entorhinal", "entorhinal", "BrainSegVolNotVent", "BrainSegVolNotVent", "eTIV", "eTIV", "superiortemporal", "superiortemporal", "lateraloccipital", "lateraloccipital", "middletemporal", "middletemporal", "inferiortemporal", "inferiortemporal", "fusiform", "fusiform", "inferiorparietal", "inferiorparietal", "dx_group", "rejected_images", "subject", "visit"], "xaxis": "x2", "y": [0.3377, 0.3377, 0.4944, 0.4944, 0.5905, 0.5905, 0.5137, 0.5137, 0.4506, 0.4506, 0.6124, 0.6124, 0.6067, 0.6067, 0.3917, 0.3917, 0.4427, 0.4427, 0.543, 0.543, 0.3436, 0.3436, 0.3612, 0.3612, 0.4812, 0.4812, 0.3407, 0.3407, 0.4299, 0.4299, 0.4705, 0.4705, 0.3259, 0.3259, 0.3078, 0.3078, 0.4796, 0.4796, 0.5202, 0.5202, 0.2811, 0.2811, 0.4099, 0.4099, 0.3314, 0.3314, 0.2367, 0.2367, 0.2018, 0.2018, 0.0375, 0.0375, 0.1673, 0.1673, 0.2702, 0.2702, 0.06589, 0.06589, 0.07699, 0.07699, 0.065, 0.065, 0.1193, 0.1193, 0.4573, 0.4573, 0.09605, 0.09605, 0.4018, 0.4018, 0.01018, 0.01018, NaN, NaN, NaN, NaN], "yaxis": "y2"}], "layout": {"annotations": [{"font": {"size": 16}, "showarrow": false, "text": "Absolute Difference: |Empirical - Theoretical| Std (◀ = Left, ▶ = Right)", "x": 0.5, "xanchor": "center", "xref": "paper", "y": 1, "yanchor": "bottom", "yref": "paper"}, {"font": {"size": 16}, "showarrow": false, "text": "Relative Difference: |Empirical - Theoretical| / Theoretical (◀ = Left, ▶ = Right)", "x": 0.5, "xanchor": "center", "xref": "paper", "y": 0.44, "yanchor": "bottom", "yref": "paper"}], "height": 900, "hovermode": "x unified", "showlegend": false, "title": {"font": {"size": 16}, "text": "P-VAL Standard Deviation: Empirical vs Theoretical Differences by Hemisphere"}, "width": 1400, "xaxis": {"anchor": "y", "domain": [0, 1], "showticklabels": false}, "xaxis2": {"anchor": "y2", "domain": [0, 1], "tickangle": -45, "tickfont": {"size": 9}, "title": {"text": "Brain Region"}}, "yaxis": {"anchor": "x", "domain": [0.56, 1], "exponentformat": "power", "title": {"text": "Absolute Difference"}, "type": "log"}, "yaxis2": {"anchor": "x2", "domain": [0, 0.44], "exponentformat": "power", "title": {"text": "Relative Difference"}, "type": "log"}}}
